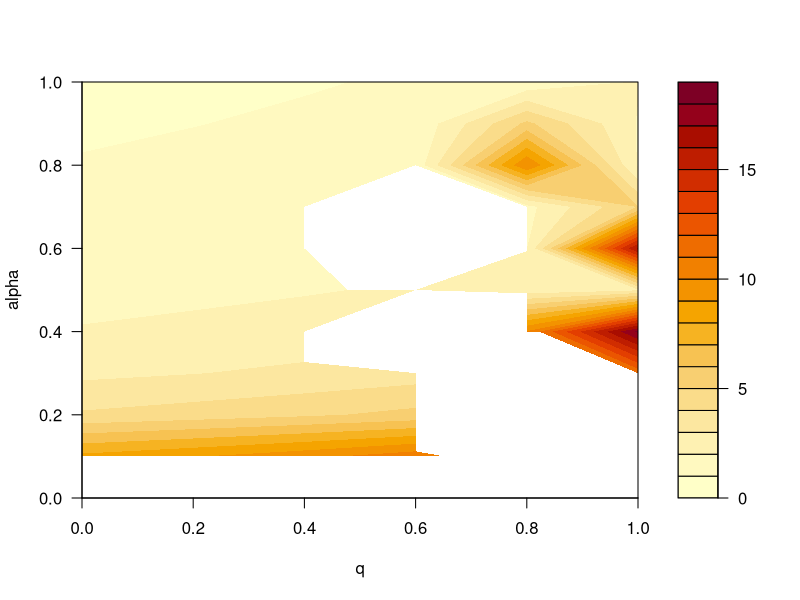

The R script that drew this image:
# clear workspace
rm(list = ls())
require(deSolve)

# Set this working directory to where you want to save the figures.
# You need to write your own path here
###setwd('~/Desktop/MUN COVID/Second Wave/Figures/')

# Parameters as proposed for the new model

#"Calculated" Beta
#beta <- 0.516

## AH: Commented out, c is now something to solve for.
# Contact rate
#c.vec <- seq(2,4,0.5)

# Prob. transmission given contact
#alpha = beta/c
#alpha <- 0.18
alpha.vec <- seq(0,1,0.1)

# Days the model runs
t <- 100

# Days for test results
tau <- 2

# Prob. E -> I_p given leaving E #Published Miller (r=0.4)
r <- mean(0.4,0.25,0.37,0.42,0.51,0.59,0.2,0.76,0.76)

# Contact tracing effectiveness rate
q.vec <-  seq(0,1,0.2) #0.75

### AH: Please check these numbers with the published Miller,
### Metcalfe, Grenfell paper published in NAture Medicine - the
### numbers changed in the preprint vs. the published version.

# Decrease in asymptomatic infectivity
b_a <- 0.5

# Decrease in clinical contact rate      ##Published Miller(consider changing to vec of values? (0.1,0.5,1))
b_c <- 0.1

# Mean time spent in Exposed             #Published Miller
deltaE <- 1 / 3

# Mean time spent in Infected_Pre-Clinical
deltaI_p <- 1 / 2

# Mean time spent in Infected_Clinical
deltaI_c <- 1 / 3

# Mean time spent in Infected_Asymptomatic   #Published Miller
deltaI_a <- 1 / 5

# Mean time spent in Q
deltaQ <- 1 / ((1/deltaE + 1/deltaI_p)/2 + tau)

# Mean time spent in Q_a
deltaQ_a <- 1 / 14

# Mean time spent in S_q
deltaS_q <- 1 / 14

# Initial Population size
N <- 1

# Assumed the epidemic begins with 0.0001% of population exposed
# Canada's March 11 confirmed cases of covid
E0 <- 2.74*10^(-6)

# Returns the value of R at the final time for a given value of c.
timeloop = function(c){
  # Initial values:
  S = (N - E0)
  E = E0
  I_p = 0
  I_c = 0
  I_a = 0
  Q = 0
  Q_a = 0
  S_q = 0
  R = 0
  # Enter the values into df for t = 0 to 4 - establishes values for first 5 days
  df <- data.frame(time = seq(0:4), S=S, E=E, I_p=I_p, I_c = I_c, I_a = I_a, Q=Q, Q_a = Q_a, S_q = S_q, R=R)
  for (i in seq(5,t-1) ) {
    # Lagged variables
    S1  = df[i-1,"S"]
    S2  = df[i-2,"S"]
    S3  = df[i-3,"S"]
    E   = df[i,"E"]
    E4  = df[i-4,"E"]
    I_p = df[i,"I_p"]
    I_c = df[i,"I_c"]
    I_a = df[i,"I_a"]
    Q   = df[i,"Q"]
    Q_a = df[i,"Q_a"]
    S_q = df[i,"S_q"]
    R   = df[i, "R"]
    N   = S + E + I_p + I_c + I_a + Q + Q_a + S_q + R
    
    df[i+1, "S"] =   S - S * alpha * c * (I_p + b_c * I_c + b_a * I_a)/N- (E4*r*deltaE) * q * (1-alpha) * c * (b_c*(S+S1)+(S2+S3))/N + deltaS_q * S_q
    
    
    df[i+1, "E"] =   E + S * alpha * c * (I_p + b_c * I_c + b_a * I_a)/N- (E4*r*deltaE) * c * q * alpha * (b_c*(S+S1)+(S2+S3))/N- deltaE * E
    
    
    df[i+1, "I_p"] =  I_p+ r * deltaE * E - deltaI_p * I_p
    
    
    df[i+1, "I_c"] =  I_c+ deltaI_p * I_p+ deltaQ * Q- deltaI_c * I_c
    
    
    df[i+1, "I_a"] =  I_a+ (1-r) * deltaE * E- deltaI_a * I_a
    
    
    df[i+1, "Q"] =  Q+ (E4*r*deltaE) * c * q * alpha * r * (b_c*(S+S1)+(S2+S3))/N- deltaQ * Q
    
    
    df[i+1, "Q_a"] =  Q_a+ (E4*r*deltaE) * c * q * alpha * (1-r) * (b_c*(S+S1)+(S2+S3))/N-deltaQ_a * Q_a
    
    
    df[i+1, "S_q"] =  S_q + (E4*r*deltaE) * q * (1-alpha) * c * (b_c*(S+S1)+(S2+S3))/N - deltaS_q * S_q
    
    df[i+1, "R"] =  R + deltaI_c * I_c + deltaQ_a * Q_a + deltaI_a * I_a
  }
  diff.target = df[i+1,"R"] - target
  # The function returns the differnce between the final value of R and the target value
  return(diff.target)
}

# The following is a series adjusted for quarantining given contact tracing, adjusted using Miller et. al & Tang et. al

## The following has only been partially updated (Not entirely sure options out of Q)

#preallocate the output
output = matrix(rep(0,length(alpha.vec)*length(q.vec)),nrow=length(q.vec), ncol=length(alpha.vec))
# specify start and end values for the search across c values.
c.start <- 0
c.end <- 20
target <- 0.1

for(k in 1:length(alpha.vec)){
  alpha<-alpha.vec[k]
  for(j in 1:length(q.vec)){
    q<-q.vec[j]
    # The if clause is to prevent uniroot giving an error if there
    # exists no value of the final R such that the target is meet.
    if(sign(timeloop(c.start))==sign(timeloop(c.end))){
      output[j,k]=NA}
    else{
      cval <- uniroot(timeloop,c(c.start,c.end))$root
      output[j,k] <- cval}
  }}

filled.contour(q.vec,alpha.vec,output, xlab = "q", ylab = "alpha")

# However, I am not clear why R final can be bigger than 1. I think there
# is a mistake in your original code, which I just put inside a function
# and left unchanged. If N = 1 and there are no births and deaths, then
# R cannot be bigger than 1, because the sum of all the variables has to be 1 for all time.
